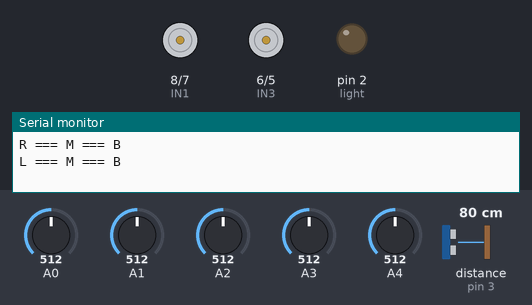
Recording of a sketch running on a simulated Arduino Uno, built with avr-gcc and run on an emulated ATmega328P. On the bench: motor-driver pin pairs drawn as motors (green arrow = first pin HIGH = forward, orange = second pin HIGH = backward, longer = more drive, scaled by the enable pin), output pins drawn as LEDs (lit = HIGH), the last lines printed to the serial monitor. Wiring (inferred from the names in the program): ultrasonic range finder: trigger pin 4; echo pin 3. The inputs (shaded band) are chosen by the test bench; at power-on: A3 = 512, distance to the obstacle (sensor on pin 3) 80 cm, A0 = 512, A1 = 512, A2 = 512, A4 = 512. The echo pulse lasts 58.3 µs per cm; pins used as bus, display or sensor lines are not drawn.

Above: at 1.2 s.
1.3 s: A3 set to 458
2.8 s: A3 set to 439
At 3.5 s:
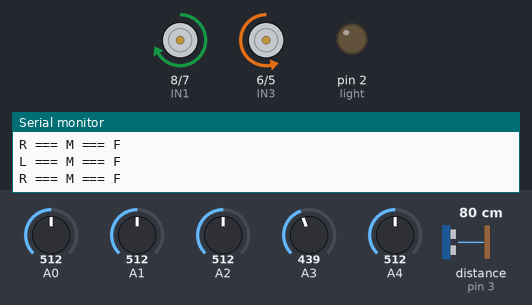
4.3 s: distance to the obstacle (sensor on pin 3) set to 18 cm
7.3 s: distance to the obstacle (sensor on pin 3) set to 15 cm
At 7.8 s:
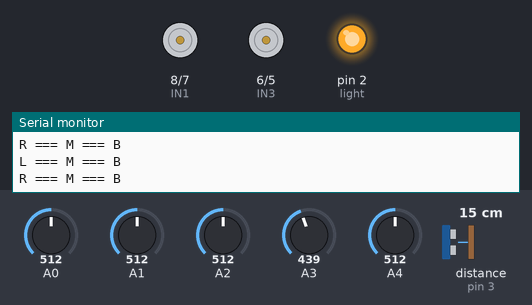
8.8 s: distance to the obstacle (sensor on pin 3) set to 35 cm
At 10.0 s:
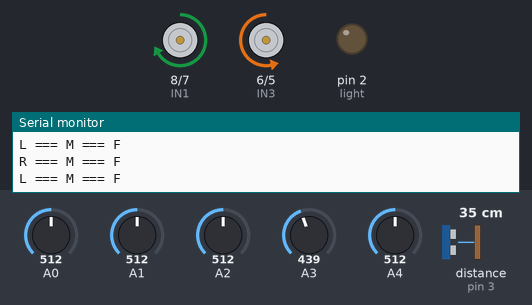
11.8 s: A0 set to 467
13.3 s: A0 set to 437
At 14.3 s:
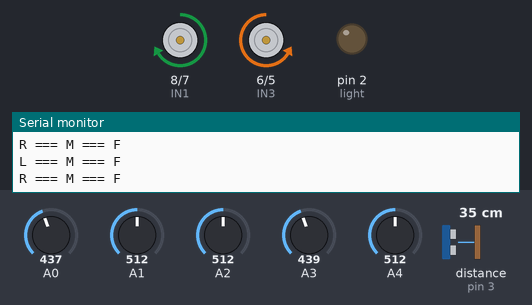
Timing chart, 0 to 15.8 s (numbered marks = the images above; inputs shaded):
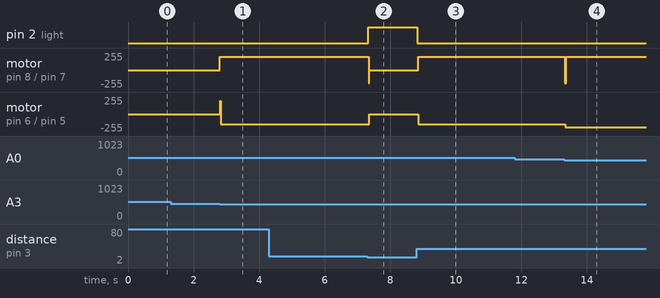

Measured:
- the behaviour switches between 451 and 450 on A3 (found by bisection; images 0 and 1)
- the behaviour switches between 17 and 16 cm on distance to the obstacle (sensor on pin 3) (found by bisection; images 1 and 2)
- the behaviour switches between 451 and 450 on A0 (found by bisection; images 3 and 4)
- after the input at 1.3 s, every drawn part: stays the same
- after the input at 2.8 s, motor on pin 8 (IN1) / pin 7 (IN2): stopped → forward 200/255 at once; motor on pin 6 (IN3) / pin 5 (IN4): stopped → backward 150/255 at once
- after the input at 7.3 s, pin 2 (light): LOW → HIGH at once; motor on pin 8 (IN1) / pin 7 (IN2): forward 200/255 → stopped at once; motor on pin 6 (IN3) / pin 5 (IN4): backward 150/255 → stopped after 0.05 s
- after the input at 8.8 s, pin 2 (light): HIGH → LOW at once; motor on pin 8 (IN1) / pin 7 (IN2): stopped → forward 200/255 after 0.05 s; motor on pin 6 (IN3) / pin 5 (IN4): stopped → backward 150/255 after 0.05 s
- after the input at 13.3 s, motor on pin 8 (IN1) / pin 7 (IN2): forward 200/255 → backward 200/255 at once, → forward 200/255 0.03 s later; motor on pin 6 (IN3) / pin 5 (IN4): backward 150/255 → backward 200/255 at once

The sketch:

LineFollowerRobotwithObstacleDetection.ino
```cpp
/*
* Line Follower Robot with Obstacle Detection
*/


//Right Motor Pin Define
int enA =  10;
int IN1 =  8;
int IN2 = 7;

//Left Motor Pin Define
int IN3 = 6;
int IN4 = 5;
int enB = 9;


int trig = 4; //output pin
int echo = 3; //input pin
int light = 2; // light

// Sonar Sensor Algo Variable
long timeMicro;
long distanceCm= -1;


// PID Algo Variable
int s[6], total, sensor_position;
int th[6];
int threshold = 450;
float avg;
int position[6] = { 1, 2, 3, 4, 5 };
int set_point = 3;

void setup() {

  Serial.begin(9600);

  pinMode(trig, OUTPUT); // Output Pin of Sonar Sensor
  pinMode(echo, INPUT); // Input Pin of Sonar Sensor
  pinMode(light, OUTPUT); // Light Pin

  pinMode(enA, OUTPUT); // Motor Driver Pin enA
  pinMode(IN1, OUTPUT); // Motor Driver Pin in1
  pinMode(IN2, OUTPUT); // Motor Driver Pin in2
  pinMode(IN3, OUTPUT); // Motor Driver Pin in3
  pinMode(IN4, OUTPUT); // Motor Driver Pin in4
  pinMode(enB, OUTPUT); // Motor Driver Pin enB

}

void irSensorReading(){
  sensor_position = 0;
  total = 0;

  for (byte i = 0; i < 5; i++) {
    //snesor data reading from A0, A1, A2, A3, A4
    s[i] = analogRead(i);
    th[i] = s[i];
    // Analog value to digital conversion
    // When sensor is on the Black line Digital Value = 1 otherwise 0
    if (s[i] > threshold) s[i] = 1;
    else s[i] = 0;

    sensor_position += s[i] * position[i];
    total += s[i];

  }
  //display();
  if (total) avg = sensor_position / total;  //average value
}

bool sonarSensorReading(){

  digitalWrite(trig, LOW);
  delayMicroseconds(2);
  digitalWrite(trig, HIGH);
  delayMicroseconds(10);
  digitalWrite(trig, LOW);

  timeMicro = pulseIn(echo, HIGH); // BuiltIn Function
  //Serial.println( timeMicro);
  distanceCm = timeMicro / 29 / 2; // MicroSecToCm
  //Serial.println(String(distanceCm)+" D");
  if(distanceCm <= 15){
    digitalWrite(light, HIGH);
     return false;
  }

  digitalWrite(light, LOW);
  return true;
}

void sensor_reading() {

   if(sonarSensorReading()){
     irSensorReading();
   }
   else{
    motor(0,0); // Stop the motors
    delay(50);
    while(!sonarSensorReading()){
      motor(0,0);
      digitalWrite(light, HIGH);
    }
    irSensorReading();
   }
  //display();
}

void display(){
  for (byte i = 0; i < 5; i++) {
      Serial.print(String(s[i]) + " ");

  }
   Serial.println("");
  for (byte i = 0; i < 5; i++) {
      Serial.print(String(th[i]) + " ");

  }
  Serial.println("");
}

void PID_LINE_FOLLOW() {

  int kp = 50, kd = 500, PID_Value, P, D;
  float error, previous_error = 0.00;
  int base_speed = 200, left_motor_speed, right_motor_speed, turn_speed = 90;
  char t;

  while (1) {
    sensor_reading();

    error = set_point - avg;
    D = kd * (error - previous_error);
    P = error * kp;
    PID_Value = P + D;
    previous_error = error;

    right_motor_speed = base_speed + PID_Value;  //right motor speed
    left_motor_speed = base_speed - PID_Value;  //left motor speed


    if (s[0] && !s[4]) t = 'l';
    if (s[4] && !s[0]) t = 'r';

    if (total == 0) {

        if (t != 's') {
           if (t == 'r') motor(turn_speed, -turn_speed); // Turn Right
           else motor(-turn_speed, turn_speed);     // Turn Left
           while (!s[2]) sensor_reading();

        }
    }
    else if (total == 5) {
      sensor_reading();
      if (total == 5) {
        motor(0, 0);
        while (total == 5) sensor_reading();
      } else if (total == 0) t = 's';
    }


    motor(left_motor_speed, right_motor_speed);


  }
}

void motor(int l, int r) {
  if (r > 0) {
    Serial.println("R === M === F");
    rightMotorForward();
  } else {
    r = -(r);
    Serial.println("R === M === B");
    rightMotorBackward();

  }
  if (l > 0) {
    Serial.println("L === M === F");
    leftMotorForward();
  } else {
    Serial.println("L === M === B");
    l = -(l);
     leftMotorBackward();
  }

  if (l > 200) l = 200;
  if (r > 200) r = 200;

  analogWrite(enB, l);
  analogWrite(enA, r);
}


void rightMotorForward(){
  digitalWrite(IN1, HIGH); //Right Motor forword Pin
  digitalWrite(IN2, LOW);  //Right Motor backword Pin
}
void rightMotorBackward(){
  digitalWrite(IN1, LOW);  //Right Motor forword Pin
  digitalWrite(IN2, HIGH); //Right Motor backword Pin
}
void leftMotorForward(){
  digitalWrite(IN3, LOW);  //Left Motor backword Pin 1
  digitalWrite(IN4, HIGH); //Left Motor forword Pin
}
void leftMotorBackward(){
  digitalWrite(IN3, HIGH);  //Left Motor backword Pin
  digitalWrite(IN4, LOW); //Left Motor forword Pin
}

void loop() {
      delay(100);
      PID_LINE_FOLLOW();
}
```
